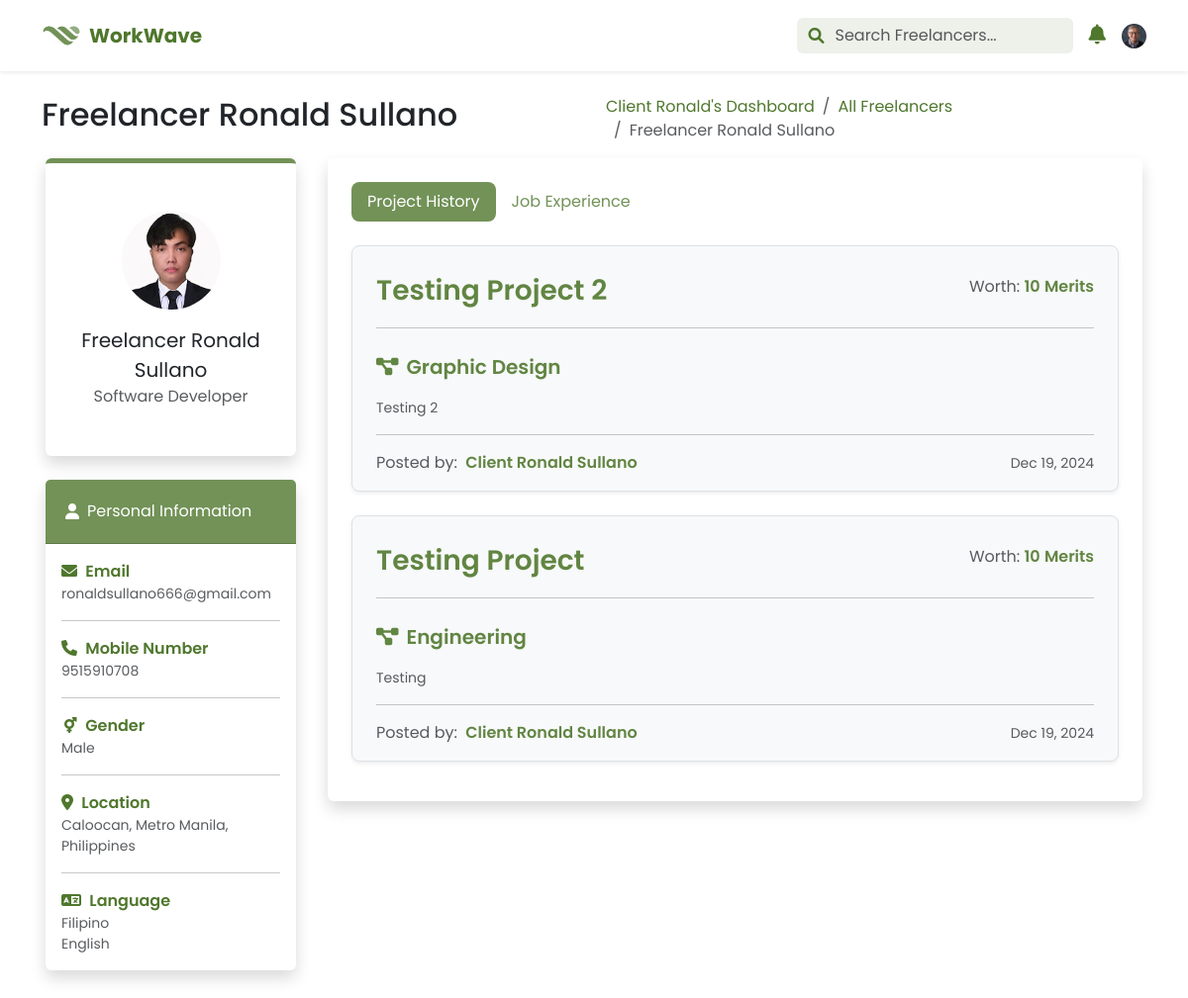
Page /pages/client/view_freelancer.php?id=45 (signed in) on the committed database.
### tables this page shows
CREATE TABLE `freelancer_applications` (
  `id` int(11) NOT NULL,
  `project_id` int(11) DEFAULT NULL,
  `user_id` int(11) DEFAULT NULL,
  `application_details` text NOT NULL,
  `portfolio_url` varchar(255) DEFAULT NULL,
  `application_status_id` int(11) NOT NULL DEFAULT 1,
  `application_date` datetime NOT NULL DEFAULT current_timestamp(),
  `created_at` timestamp NULL DEFAULT current_timestamp(),
  `updated_at` timestamp NULL DEFAULT current_timestamp() ON UPDATE current_timestamp()
);

CREATE TABLE `client_projects` (
  `id` int(11) NOT NULL,
  `user_id` int(11) DEFAULT NULL,
  `project_title` varchar(255) NOT NULL,
  `project_category_id` int(11) NOT NULL,
  `project_description` text DEFAULT NULL,
  `project_objective` text DEFAULT NULL,
  `project_status_id` int(11) NOT NULL DEFAULT 1,
  `project_connect_cost` int(11) DEFAULT 10,
  `project_merit_worth` int(11) DEFAULT 10,
  `created_at` timestamp NOT NULL DEFAULT current_timestamp(),
  `updated_at` timestamp NOT NULL DEFAULT current_timestamp() ON UPDATE current_timestamp()
);

CREATE TABLE `users` (
  `id` int(11) NOT NULL,
  `first_name` varchar(50) NOT NULL,
  `last_name` varchar(50) NOT NULL,
  `birthdate` date NOT NULL,
  `gender_id` int(11) NOT NULL,
  `city` varchar(255) NOT NULL,
  `email` varchar(255) NOT NULL,
  `mobile_number` varchar(13) NOT NULL,
  `nationality` varchar(255) NOT NULL,
  `language` varchar(255) NOT NULL,
  `language_2nd` varchar(255) DEFAULT NULL,
  `role_id` int(11) NOT NULL,
  `profile_picture_url` varchar(255) NOT NULL,
  `job_title_id` int(10) DEFAULT NULL,
  `password_hash` varchar(255) NOT NULL,
  `reset_token` int(6) DEFAULT NULL,
  `reset_token_expiry` datetime DEFAULT NULL,
  `activation_token` int(6) DEFAULT NULL,
  `last_login_date` datetime DEFAULT NULL,
  `deactivation_duration` datetime DEFAULT NULL,
  `status_id` int(11) DEFAULT 1,
  `created_at` timestamp NULL DEFAULT current_timestamp(),
  `updated_at` timestamp NULL DEFAULT current_timestamp() ON UPDATE current_timestamp()
);

### dist/php/process/proc_profile.php (called while the page is built, shortened)
<?php
$user_id = $_SESSION['user_id'];
$stmt = $mysqli->prepare("SELECT * FROM v_user_profile WHERE id = ?");
$stmt->bind_param("i", $user_id);
$stmt->execute();
$result = $stmt->get_result();
$user = $result->fetch_assoc();

### pages/client/view_freelancer.php (the view, shortened to what this page needs)
<?php
include ('../../misc/modals.php');
include ('../../dist/php/process/proc_profile.php');
include ('header.php');
$freelancer_id = $_GET['id'];
$details_query = "SELECT * FROM v_user_profile
                 JOIN v_freelancer_connects_and_merits ON v_user_profile.id = v_freelancer_connects_and_merits.id
                 WHERE v_user_profile.id = ?";
$stmt = $mysqli->prepare($details_query);
$stmt->bind_param("i", $freelancer_id);
$stmt->execute();
$freelancer = $stmt->get_result()->fetch_assoc();
$projects_query = "SELECT * FROM v_applications
                  JOIN v_applications_ids ON v_applications.id = v_applications_ids.id
                  JOIN v_project_details ON v_applications_ids.project_id = v_project_details.id
                  JOIN v_user_profile ON v_project_details.project_owner = v_user_profile.id
                  WHERE v_applications_ids.user_id = ?
                  ORDER BY v_applications.created_at DESC";
$stmt = $mysqli->prepare($projects_query);
$stmt->bind_param("i", $freelancer_id);
$stmt->execute();
$projects = $stmt->get_result()->fetch_all(MYSQLI_ASSOC);
?>
<!DOCTYPE html>
<html lang="en">
<head>
    <link href="https://cdn.jsdelivr.net/npm/bootstrap@5.3.0/dist/css/bootstrap.min.css" rel="stylesheet">
    <link rel="stylesheet" href="https://cdnjs.cloudflare.com/ajax/libs/font-awesome/6.0.0-beta3/css/all.min.css">
    <link rel="stylesheet" href="../../dist/css/custom.css">
</head>
<body>
    <section class="container-fluid poppins">
        <div class="container">
            <div class="row mt-4 d-flex align-items-center">
                <div class="col-12 col-md-6">
                    <h2 class="text-start"><?php echo htmlspecialchars($freelancer['first_name'] . ' ' . $freelancer['last_name']); ?></h2>
                </div>
                <div class="col-12 col-md-6 d-flex justify-content-md-end mt-3 mt-md-0">
                    <nav aria-label="breadcrumb">
                        <ol class="breadcrumb mb-0">
                            <li class="breadcrumb-item"><a href="dashboard.php"><?php echo htmlspecialchars($user['first_name']); ?>'s Dashboard</a></li>
                            <li class="breadcrumb-item"><a href="freelancers.php">All Freelancers</a></li>
                            <li class="breadcrumb-item active" aria-current="page"><?php echo htmlspecialchars($freelancer['first_name'] . ' ' . $freelancer['last_name']); ?></li>
                        </ol>
                    </nav>
                </div>
            </div>
            <div class="row">
                <div class="col-12 col-md-4 col-lg-3 p-3">
                    <div class="card card-primary card-outline border-top-accent shadow border-0 mb-4 position-relative">
                        <div class="container d-flex justify-content-center mt-5 position-relative">
                            <div class="profile-pic-wrapper">
                                <img src="<?php echo $freelancer['profile_picture_url'] ?>" class="profile-pic rounded-circle" style="width: 100px; height: 100px; object-fit: cover;" onerror="this.onerror=null; this.src='../../img/default-profile.png';">
                            </div>
                        </div>
                        <div class="container fs-5 text-center mt-3"><?php echo $freelancer['first_name'] . ' ' . $freelancer['last_name'] ?></div>
                        <div class="container fs-6 text-center text-muted mb-5"><?php echo $freelancer['job_title'] ?></div>
                    </div>
                    <div class="card card-primary card-outline shadow border-0 mb-4">
                        <div class="card-header bg-green-30 p-3">
                            <div class="d-flex align-items-center text-decoration-none">
                                <i class="fa-solid fa-user text-white mx-1"></i>
                                <div class="text-white p-1 d-inline">Personal Information</div>
                            </div>
                        </div>
                        <div class="card-body">
                            <div class="mb-3">
                                <span class="fas fa-envelope me-1 text-green-60"></span>
                                <span class="text-muted fw-semibold text-green-60">Email</span>
                                <div class="text-muted small"><?php echo $freelancer['email'] ?></div>
                            </div>
                            <hr class="divider">
                            <div class="mb-3">
                                <span class="fas fa-phone me-1 text-green-60"></span>
                                <span class="text-muted fw-semibold text-green-60">Mobile Number</span>
                                <div class="text-muted small"><?php echo $freelancer['mobile_number'] ?></div>
                            </div>
                            <hr class="divider">
                            <div class="mb-3">
                                <span class="fas fa-mars-and-venus me-1 text-green-60"></span>
                                <span class="text-muted fw-semibold text-green-60">Gender</span>
                                <div class="text-muted small"><?php echo $freelancer['gender'] ?></div>
                            </div>
                            <hr class="divider">
                            <div class="mb-3">
                                <span class="fas fa-location-dot me-1 text-green-60"></span>
                                <span class="text-muted fw-semibold text-green-60">Location</span>
                                <div class="text-muted small"><?php echo $freelancer['city'] ?></div>
                            </div>
                            <hr class="divider">
                            <div class="">
                                <span class="fas fa-language me-1 text-green-60"></span>
                                <span class="text-muted fw-semibold text-green-60">Language</span>
                                <div class="text-muted small"><?php echo $freelancer['language'] ?></div>
                                <div class="text-muted small"><?php echo $freelancer['language_2nd'] ?></div>
                            </div>
                        </div>
                    </div>
                </div>
                <div class="col-12 col-md-8 col-lg-9 p-3">
                    <div class="card shadow border-0">
                        <div class="card-body">
                            <ul class="nav nav-pills mb-3 m-2" id="pills-tab" role="tablist">
                                <li class="nav-item" role="presentation">
                                    <button class="nav-link active" id="pills-project-tab" data-bs-toggle="pill" data-bs-target="#pills-project" type="button" role="tab" aria-controls="pills-project" aria-selected="true">
                                        Project History
                                    </button>
                                </li>
                                <li class="nav-item" role="presentation">
                                    <button class="nav-link" id="pills-experience-tab" data-bs-toggle="pill" data-bs-target="#pills-experience" type="button" role="tab" aria-controls="pills-experience" aria-selected="false">
                                        Job Experience
                                    </button>
                                </li>
                            </ul>
                            <div class="tab-content m-2" id="pills-tabContent">
                                <div class="tab-pane slide show active" id="pills-project" role="tabpanel" aria-labelledby="pills-project-tab">
                                    <?php foreach ($projects as $project): ?>
                                        <div class="card my-4 shadow-sm bg-light border rounded-3">
                                            <div class="card-body">
                                                <div class="col-12 col d-flex justify-content-between mb-2">
                                                    <div class="col-md-6 pt-2 d-flex bg- align-items-center">
                                                        <div
                                                        class="text-green-40 fw-semibold ps-2 fs-3">
                                                            <?php echo htmlspecialchars($project['project_title']); ?>
                                                        </div>
                                                    </div>
                                                    <div class="col-md-6 d-flex align-items-center justify-content-end pe-2">
                                                        <span class="">
                                                            <span class="text-muted">Worth:</span>
                                                            <span class="fw-semibold text-green-40"><?php echo htmlspecialchars($project['project_merit_worth']); ?></span>
                                                            <span class="fw-semibold text-green-40">Merits</span>
                                                        </span>
                                                    </div>
                                                </div>
                                                <hr class="divider mx-2">
                                                <div class="col-12 col d-flex align-items-center justify-content-between mb-2">
                                                    <span class="d-flex align-items-center p-2 rounded-3 text-green-40">
                                                        <span class="fas fa-diagram-project fs-5"></span>
                                                        <span class="px-2 fs-5 fw-semibold"><?php echo htmlspecialchars($project['project_category']); ?></span>
                                                    </span>
                                                </div>
                                                <div class="col-12 col d-flex align-items-center mt-2">
                                                    <div class="px-2 text-muted small text-justify">
                                                        <?php
                                                        $description = htmlspecialchars($project['project_description']);
                                                        echo strlen($description) > 20 ? substr($description, 0, 20) . '...' : $description;
                                                        ?>
                                                    </div>
                                                </div>
                                                <hr class="divider mx-2 mt-3">
                                                <div class="col-12 col d-flex align-items-center px-2 pt-0 mt-0">
                                                    <div class="col-md-6 d-flex bg- align-items-center">
                                                        <span>
                                                            <span class="text-muted me-1">Posted by:</span>
                                                            <span class="fw-semibold text-green-40">
                                                                <?php
                                                                    echo htmlspecialchars($project['first_name'] . ' ' . $project['last_name']);
                                                                ?>
                                                            </span>
                                                        </span>
                                                    </div>
                                                    <div class="col-md-6 d-flex align-items-center justify-content-end">
                                                        <span class="text-muted small">
                                                            <?php
                                                                echo htmlspecialchars(date('M j, Y', strtotime($project['created_at'])));
                                                            ?>
                                                        </span>
                                                    </div>
                                                </div>
                                            </div>
                                        </div>
                                    <?php endforeach; ?>
                                </div>
                            </div>
                        </div>
                    </div>
                </div>
            </div>
        </div>
    </section>
</body>
</html>

### rows in the picture
freelancer_applications: project.project_title "Testing Project 2", project.project_merit_worth "10", project_category "Graphic Design", project.project_description "Testing 2", users.first_name+last_name "Client Ronald Sullano", project.created_at "Dec 19, 2024"
freelancer_applications: project.project_title "Testing Project", project.project_merit_worth "10", project_category "Engineering", project.project_description "Testing", users.first_name+last_name "Client Ronald Sullano", project.created_at "Dec 19, 2024"

### other values in the picture
$freelancer['first_name'] . ' ' . $freelancer['last_name'] "Freelancer Ronald Sullano"
$user['first_name'] "Client Ronald"
$freelancer['first_name'] "Freelancer Ronald"
$freelancer['last_name'] "Sullano"
$freelancer['job_title'] "Software Developer"
$freelancer['email'] "ronaldsullano666@gmail.com"
$freelancer['mobile_number'] "9515910708"
$freelancer['gender'] "Male"
$freelancer['city'] "Caloocan, Metro Manila, Philippines"
$freelancer['language'] "Filipino"
$freelancer['language_2nd'] "English"
